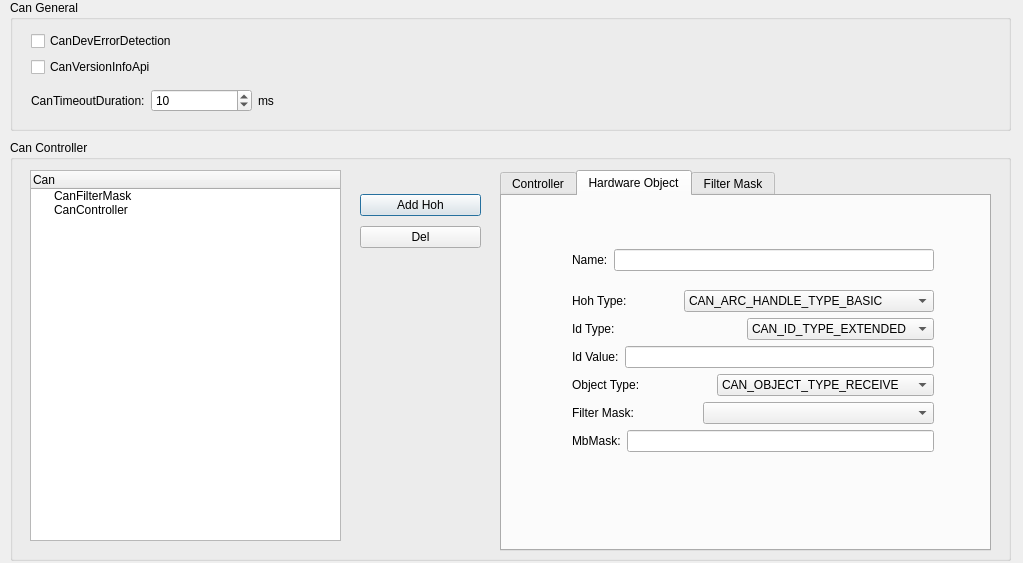
<?xml version="1.0" encoding="UTF-8"?>
<ui version="4.0">
 <class>cd_mscan</class>
 <widget class="QDialog" name="cd_mscan">
  <property name="geometry">
   <rect>
    <x>0</x>
    <y>0</y>
    <width>1023</width>
    <height>563</height>
   </rect>
  </property>
  <property name="windowTitle">
   <string>MSCAN(MC9S12DP512)  Autosar</string>
  </property>
  <property name="styleSheet">
   <string notr="true">font: 12pt &quot;Consolas&quot;;</string>
  </property>
  <widget class="QGroupBox" name="groupBox">
   <property name="geometry">
    <rect>
     <x>10</x>
     <y>0</y>
     <width>1001</width>
     <height>131</height>
    </rect>
   </property>
   <property name="title">
    <string>Can General</string>
   </property>
   <widget class="QWidget" name="layoutWidget">
    <property name="geometry">
     <rect>
      <x>21</x>
      <y>31</y>
      <width>311</width>
      <height>87</height>
     </rect>
    </property>
    <layout class="QVBoxLayout" name="verticalLayout">
     <item>
      <widget class="QCheckBox" name="cbxDevErr">
       <property name="text">
        <string>CanDevErrorDetection</string>
       </property>
      </widget>
     </item>
     <item>
      <widget class="QCheckBox" name="cbxCanVersionInfo">
       <property name="text">
        <string>CanVersionInfoApi</string>
       </property>
      </widget>
     </item>
     <item>
      <layout class="QHBoxLayout" name="horizontalLayout">
       <item>
        <widget class="QLabel" name="label">
         <property name="text">
          <string>CanTimeoutDuration:</string>
         </property>
        </widget>
       </item>
       <item>
        <widget class="QSpinBox" name="spbxTimeout">
         <property name="minimumSize">
          <size>
           <width>101</width>
           <height>0</height>
          </size>
         </property>
         <property name="minimum">
          <number>1</number>
         </property>
         <property name="maximum">
          <number>65535</number>
         </property>
         <property name="value">
          <number>10</number>
         </property>
        </widget>
       </item>
       <item>
        <widget class="QLabel" name="label_2">
         <property name="text">
          <string>ms</string>
         </property>
        </widget>
       </item>
      </layout>
     </item>
    </layout>
   </widget>
  </widget>
  <widget class="QGroupBox" name="groupBox_2">
   <property name="geometry">
    <rect>
     <x>10</x>
     <y>140</y>
     <width>1001</width>
     <height>421</height>
    </rect>
   </property>
   <property name="title">
    <string>Can Controller</string>
   </property>
   <widget class="QTreeWidget" name="trCanCfg">
    <property name="geometry">
     <rect>
      <x>20</x>
      <y>30</y>
      <width>311</width>
      <height>371</height>
     </rect>
    </property>
    <column>
     <property name="text">
      <string>Can</string>
     </property>
    </column>
    <item>
     <property name="text">
      <string>CanFilterMask</string>
     </property>
    </item>
    <item>
     <property name="text">
      <string>CanController</string>
     </property>
    </item>
   </widget>
   <widget class="QTabWidget" name="tabCfg">
    <property name="geometry">
     <rect>
      <x>490</x>
      <y>30</y>
      <width>491</width>
      <height>381</height>
     </rect>
    </property>
    <property name="currentIndex">
     <number>1</number>
    </property>
    <widget class="QWidget" name="tab">
     <attribute name="title">
      <string>Controller</string>
     </attribute>
     <widget class="QWidget" name="layoutWidget">
      <property name="geometry">
       <rect>
        <x>120</x>
        <y>70</y>
        <width>275</width>
        <height>165</height>
       </rect>
      </property>
      <layout class="QVBoxLayout" name="verticalLayout_9">
       <item>
        <layout class="QHBoxLayout" name="horizontalLayout_36">
         <item>
          <widget class="QLabel" name="label_33">
           <property name="text">
            <string>Name:</string>
           </property>
          </widget>
         </item>
         <item>
          <widget class="QLineEdit" name="leCtrlName">
           <property name="text">
            <string/>
           </property>
          </widget>
         </item>
        </layout>
       </item>
       <item>
        <layout class="QVBoxLayout" name="verticalLayout_6">
         <item>
          <layout class="QHBoxLayout" name="horizontalLayout_23">
           <item>
            <widget class="QLabel" name="label_20">
             <property name="text">
              <string>Baudrate(kbps):</string>
             </property>
            </widget>
           </item>
           <item>
            <widget class="QSpinBox" name="spbxBaudrate">
             <property name="minimumSize">
              <size>
               <width>128</width>
               <height>0</height>
              </size>
             </property>
             <property name="minimum">
              <number>1</number>
             </property>
             <property name="maximum">
              <number>2000</number>
             </property>
             <property name="value">
              <number>250</number>
             </property>
            </widget>
           </item>
          </layout>
         </item>
         <item>
          <layout class="QVBoxLayout" name="verticalLayout_4">
           <item>
            <layout class="QHBoxLayout" name="horizontalLayout_25">
             <item>
              <widget class="QLabel" name="label_22">
               <property name="text">
                <string>PropSeg:</string>
               </property>
              </widget>
             </item>
             <item>
              <widget class="QSpinBox" name="spbxPropSeg">
               <property name="maximum">
                <number>3</number>
               </property>
              </widget>
             </item>
            </layout>
           </item>
           <item>
            <layout class="QHBoxLayout" name="horizontalLayout_26">
             <item>
              <widget class="QLabel" name="label_23">
               <property name="text">
                <string>Seg1:</string>
               </property>
              </widget>
             </item>
             <item>
              <widget class="QSpinBox" name="spbxSeg1">
               <property name="maximum">
                <number>15</number>
               </property>
               <property name="value">
                <number>13</number>
               </property>
              </widget>
             </item>
            </layout>
           </item>
           <item>
            <layout class="QHBoxLayout" name="horizontalLayout_27">
             <item>
              <widget class="QLabel" name="label_24">
               <property name="text">
                <string>Seg2:</string>
               </property>
              </widget>
             </item>
             <item>
              <widget class="QSpinBox" name="spbxSeg2">
               <property name="maximum">
                <number>7</number>
               </property>
               <property name="value">
                <number>2</number>
               </property>
              </widget>
             </item>
            </layout>
           </item>
          </layout>
         </item>
        </layout>
       </item>
      </layout>
     </widget>
    </widget>
    <widget class="QWidget" name="tab_2">
     <attribute name="title">
      <string>Hardware Object</string>
     </attribute>
     <widget class="QWidget" name="layoutWidget">
      <property name="geometry">
       <rect>
        <x>70</x>
        <y>40</y>
        <width>362</width>
        <height>229</height>
       </rect>
      </property>
      <layout class="QVBoxLayout" name="verticalLayout_8">
       <item>
        <layout class="QHBoxLayout" name="horizontalLayout_35">
         <item>
          <widget class="QLabel" name="label_32">
           <property name="text">
            <string>Name:</string>
           </property>
          </widget>
         </item>
         <item>
          <widget class="QLineEdit" name="leHohName">
           <property name="text">
            <string/>
           </property>
          </widget>
         </item>
        </layout>
       </item>
       <item>
        <layout class="QVBoxLayout" name="verticalLayout_5">
         <item>
          <layout class="QHBoxLayout" name="horizontalLayout_28">
           <item>
            <widget class="QLabel" name="label_25">
             <property name="text">
              <string>Hoh Type:</string>
             </property>
            </widget>
           </item>
           <item>
            <widget class="QComboBox" name="cmbxHohType">
             <property name="minimumSize">
              <size>
               <width>250</width>
               <height>0</height>
              </size>
             </property>
             <item>
              <property name="text">
               <string>CAN_ARC_HANDLE_TYPE_BASIC</string>
              </property>
             </item>
             <item>
              <property name="text">
               <string>CAN_ARC_HANDLE_TYPE_FULL</string>
              </property>
             </item>
            </widget>
           </item>
          </layout>
         </item>
         <item>
          <layout class="QHBoxLayout" name="horizontalLayout_29">
           <item>
            <widget class="QLabel" name="label_26">
             <property name="text">
              <string>Id Type:</string>
             </property>
            </widget>
           </item>
           <item>
            <widget class="QComboBox" name="cmbxIdType">
             <item>
              <property name="text">
               <string>CAN_ID_TYPE_EXTENDED</string>
              </property>
             </item>
             <item>
              <property name="text">
               <string>CAN_ID_TYPE_STANDARD</string>
              </property>
             </item>
            </widget>
           </item>
          </layout>
         </item>
         <item>
          <layout class="QHBoxLayout" name="horizontalLayout_30">
           <item>
            <widget class="QLabel" name="label_27">
             <property name="text">
              <string>Id Value:</string>
             </property>
            </widget>
           </item>
           <item>
            <widget class="QLineEdit" name="leIdValue">
             <property name="text">
              <string/>
             </property>
            </widget>
           </item>
          </layout>
         </item>
         <item>
          <layout class="QHBoxLayout" name="horizontalLayout_31">
           <item>
            <widget class="QLabel" name="label_28">
             <property name="text">
              <string>Object Type:</string>
             </property>
            </widget>
           </item>
           <item>
            <widget class="QComboBox" name="cmbxObjType">
             <item>
              <property name="text">
               <string>CAN_OBJECT_TYPE_RECEIVE</string>
              </property>
             </item>
             <item>
              <property name="text">
               <string>CAN_OBJECT_TYPE_TRANSMIT</string>
              </property>
             </item>
            </widget>
           </item>
          </layout>
         </item>
         <item>
          <layout class="QHBoxLayout" name="horizontalLayout_32">
           <item>
            <widget class="QLabel" name="label_29">
             <property name="text">
              <string>Filter Mask:</string>
             </property>
            </widget>
           </item>
           <item>
            <widget class="QComboBox" name="cmbxFilterMask">
             <property name="minimumSize">
              <size>
               <width>231</width>
               <height>0</height>
              </size>
             </property>
            </widget>
           </item>
          </layout>
         </item>
         <item>
          <layout class="QHBoxLayout" name="horizontalLayout_33">
           <item>
            <widget class="QLabel" name="label_30">
             <property name="text">
              <string>MbMask:</string>
             </property>
            </widget>
           </item>
           <item>
            <widget class="QLineEdit" name="leMbMask">
             <property name="text">
              <string/>
             </property>
            </widget>
           </item>
          </layout>
         </item>
        </layout>
       </item>
      </layout>
     </widget>
    </widget>
    <widget class="QWidget" name="tab_3">
     <attribute name="title">
      <string>Filter Mask</string>
     </attribute>
     <widget class="QWidget" name="layoutWidget">
      <property name="geometry">
       <rect>
        <x>10</x>
        <y>110</y>
        <width>461</width>
        <height>136</height>
       </rect>
      </property>
      <layout class="QVBoxLayout" name="verticalLayout_3">
       <item>
        <layout class="QHBoxLayout" name="horizontalLayout_7">
         <item>
          <layout class="QHBoxLayout" name="horizontalLayout_3">
           <item>
            <widget class="QLabel" name="label_4">
             <property name="text">
              <string>idar0:</string>
             </property>
            </widget>
           </item>
           <item>
            <widget class="QLineEdit" name="leIdar0">
             <property name="text">
              <string/>
             </property>
            </widget>
           </item>
          </layout>
         </item>
         <item>
          <layout class="QHBoxLayout" name="horizontalLayout_4">
           <item>
            <widget class="QLabel" name="label_5">
             <property name="text">
              <string>idar1:</string>
             </property>
            </widget>
           </item>
           <item>
            <widget class="QLineEdit" name="leIdar1">
             <property name="text">
              <string/>
             </property>
            </widget>
           </item>
          </layout>
         </item>
         <item>
          <layout class="QHBoxLayout" name="horizontalLayout_5">
           <item>
            <widget class="QLabel" name="label_6">
             <property name="text">
              <string>idar2:</string>
             </property>
            </widget>
           </item>
           <item>
            <widget class="QLineEdit" name="leIdar2">
             <property name="text">
              <string/>
             </property>
            </widget>
           </item>
          </layout>
         </item>
         <item>
          <layout class="QHBoxLayout" name="horizontalLayout_6">
           <item>
            <widget class="QLabel" name="label_7">
             <property name="text">
              <string>idar3:</string>
             </property>
            </widget>
           </item>
           <item>
            <widget class="QLineEdit" name="leIdar3">
             <property name="text">
              <string/>
             </property>
            </widget>
           </item>
          </layout>
         </item>
        </layout>
       </item>
       <item>
        <layout class="QHBoxLayout" name="horizontalLayout_8">
         <item>
          <layout class="QHBoxLayout" name="horizontalLayout_9">
           <item>
            <widget class="QLabel" name="label_8">
             <property name="text">
              <string>idmr0:</string>
             </property>
            </widget>
           </item>
           <item>
            <widget class="QLineEdit" name="leIdmr0">
             <property name="text">
              <string/>
             </property>
            </widget>
           </item>
          </layout>
         </item>
         <item>
          <layout class="QHBoxLayout" name="horizontalLayout_10">
           <item>
            <widget class="QLabel" name="label_9">
             <property name="text">
              <string>idmr1:</string>
             </property>
            </widget>
           </item>
           <item>
            <widget class="QLineEdit" name="leIdmr1">
             <property name="text">
              <string/>
             </property>
            </widget>
           </item>
          </layout>
         </item>
         <item>
          <layout class="QHBoxLayout" name="horizontalLayout_11">
           <item>
            <widget class="QLabel" name="label_10">
             <property name="text">
              <string>idmr2:</string>
             </property>
            </widget>
           </item>
           <item>
            <widget class="QLineEdit" name="leIdmr2">
             <property name="text">
              <string/>
             </property>
            </widget>
           </item>
          </layout>
         </item>
         <item>
          <layout class="QHBoxLayout" name="horizontalLayout_12">
           <item>
            <widget class="QLabel" name="label_11">
             <property name="text">
              <string>idmr3:</string>
             </property>
            </widget>
           </item>
           <item>
            <widget class="QLineEdit" name="leIdmr3">
             <property name="text">
              <string/>
             </property>
            </widget>
           </item>
          </layout>
         </item>
        </layout>
       </item>
       <item>
        <layout class="QHBoxLayout" name="horizontalLayout_18">
         <item>
          <layout class="QHBoxLayout" name="horizontalLayout_19">
           <item>
            <widget class="QLabel" name="label_16">
             <property name="text">
              <string>idar4:</string>
             </property>
            </widget>
           </item>
           <item>
            <widget class="QLineEdit" name="leIdar4">
             <property name="text">
              <string/>
             </property>
            </widget>
           </item>
          </layout>
         </item>
         <item>
          <layout class="QHBoxLayout" name="horizontalLayout_20">
           <item>
            <widget class="QLabel" name="label_17">
             <property name="text">
              <string>idar5:</string>
             </property>
            </widget>
           </item>
           <item>
            <widget class="QLineEdit" name="leIdar5">
             <property name="text">
              <string/>
             </property>
            </widget>
           </item>
          </layout>
         </item>
         <item>
          <layout class="QHBoxLayout" name="horizontalLayout_21">
           <item>
            <widget class="QLabel" name="label_18">
             <property name="text">
              <string>idar6:</string>
             </property>
            </widget>
           </item>
           <item>
            <widget class="QLineEdit" name="leIdar6">
             <property name="text">
              <string/>
             </property>
            </widget>
           </item>
          </layout>
         </item>
         <item>
          <layout class="QHBoxLayout" name="horizontalLayout_22">
           <item>
            <widget class="QLabel" name="label_19">
             <property name="text">
              <string>idar7:</string>
             </property>
            </widget>
           </item>
           <item>
            <widget class="QLineEdit" name="leIdar7">
             <property name="text">
              <string/>
             </property>
            </widget>
           </item>
          </layout>
         </item>
        </layout>
       </item>
       <item>
        <layout class="QHBoxLayout" name="horizontalLayout_13">
         <item>
          <layout class="QHBoxLayout" name="horizontalLayout_14">
           <item>
            <widget class="QLabel" name="label_12">
             <property name="text">
              <string>idmr4:</string>
             </property>
            </widget>
           </item>
           <item>
            <widget class="QLineEdit" name="leIdmr4">
             <property name="text">
              <string/>
             </property>
            </widget>
           </item>
          </layout>
         </item>
         <item>
          <layout class="QHBoxLayout" name="horizontalLayout_15">
           <item>
            <widget class="QLabel" name="label_13">
             <property name="text">
              <string>idmr5:</string>
             </property>
            </widget>
           </item>
           <item>
            <widget class="QLineEdit" name="leIdmr5">
             <property name="text">
              <string/>
             </property>
            </widget>
           </item>
          </layout>
         </item>
         <item>
          <layout class="QHBoxLayout" name="horizontalLayout_16">
           <item>
            <widget class="QLabel" name="label_14">
             <property name="text">
              <string>idmr6:</string>
             </property>
            </widget>
           </item>
           <item>
            <widget class="QLineEdit" name="leIdmr6">
             <property name="text">
              <string/>
             </property>
            </widget>
           </item>
          </layout>
         </item>
         <item>
          <layout class="QHBoxLayout" name="horizontalLayout_17">
           <item>
            <widget class="QLabel" name="label_15">
             <property name="text">
              <string>idmr7:</string>
             </property>
            </widget>
           </item>
           <item>
            <widget class="QLineEdit" name="leIdmr7">
             <property name="text">
              <string/>
             </property>
            </widget>
           </item>
          </layout>
         </item>
        </layout>
       </item>
      </layout>
     </widget>
     <widget class="QWidget" name="layoutWidget">
      <property name="geometry">
       <rect>
        <x>50</x>
        <y>30</y>
        <width>279</width>
        <height>62</height>
       </rect>
      </property>
      <layout class="QVBoxLayout" name="verticalLayout_7">
       <item>
        <layout class="QHBoxLayout" name="horizontalLayout_34">
         <item>
          <widget class="QLabel" name="label_31">
           <property name="text">
            <string>Name:</string>
           </property>
          </widget>
         </item>
         <item>
          <widget class="QLineEdit" name="leFmName">
           <property name="text">
            <string/>
           </property>
          </widget>
         </item>
        </layout>
       </item>
       <item>
        <layout class="QHBoxLayout" name="horizontalLayout_2">
         <item>
          <widget class="QLabel" name="label_3">
           <property name="text">
            <string>IDAM:</string>
           </property>
          </widget>
         </item>
         <item>
          <widget class="QComboBox" name="cmbxIdam">
           <item>
            <property name="text">
             <string>CAN_IDAM_2_32BIT</string>
            </property>
           </item>
           <item>
            <property name="text">
             <string>CAN_IDAM_4_16BIT</string>
            </property>
           </item>
           <item>
            <property name="text">
             <string>CAN_IDAM_8_8BIT</string>
            </property>
           </item>
           <item>
            <property name="text">
             <string>CAN_IDAM_FILTER_CLOSED</string>
            </property>
           </item>
          </widget>
         </item>
        </layout>
       </item>
      </layout>
     </widget>
    </widget>
   </widget>
   <widget class="QWidget" name="layoutWidget">
    <property name="geometry">
     <rect>
      <x>350</x>
      <y>50</y>
      <width>121</width>
      <height>62</height>
     </rect>
    </property>
    <layout class="QVBoxLayout" name="verticalLayout_2">
     <item>
      <widget class="QPushButton" name="btnAdd">
       <property name="text">
        <string>Add Hoh</string>
       </property>
      </widget>
     </item>
     <item>
      <widget class="QPushButton" name="btnDel">
       <property name="text">
        <string>Del</string>
       </property>
      </widget>
     </item>
    </layout>
   </widget>
  </widget>
 </widget>
 <resources/>
 <connections/>
</ui>
